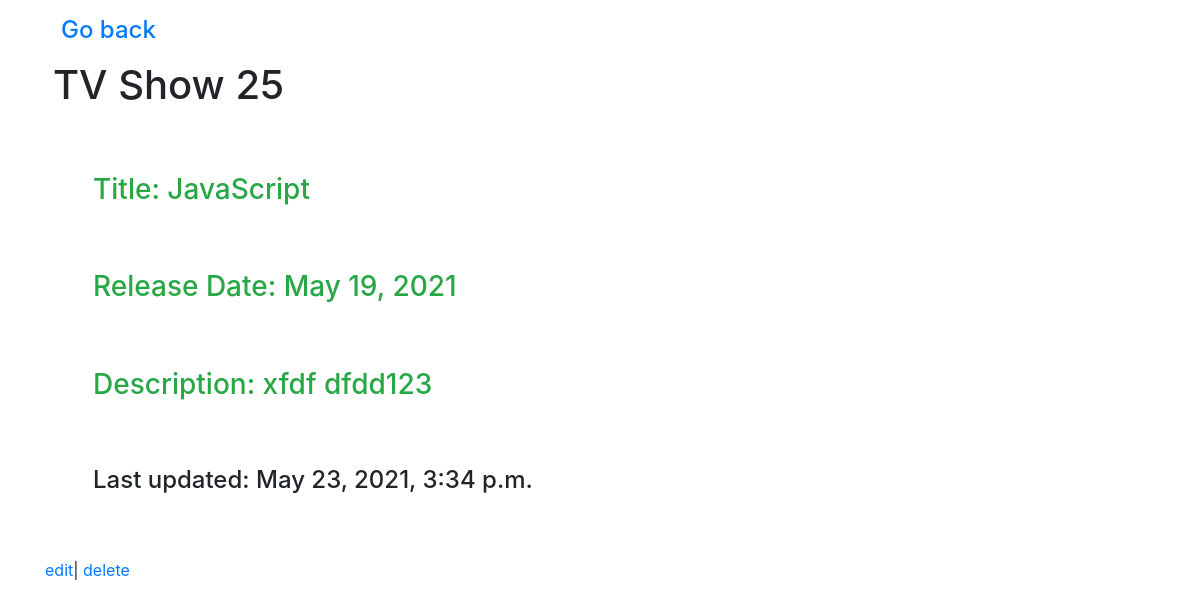
/shows/25, run on the app's committed database.
### TV_show_app/models.py (models this page shows, shortened)
class Show(models.Model):
    title = models.CharField(max_length=255)
    network = models.CharField(max_length=255)
    release_date = models.DateField()
    description = models.TextField()
    created_at = models.DateTimeField(auto_now_add=True)
    updated_at = models.DateTimeField(auto_now=True)

### TV_show_app/views.py (the view)
# urls.py: path('<int:show_id>', views.show),
def show(request, show_id):
    show_to_display = Show.objects.get(id=show_id)
    context = {
        'show': show_to_display
    }
    return render(request, 'show.html', context)

### TV_show_app/templates/show.html (shortened to what this page needs)
<!DOCTYPE html>
<html lang="en">
<head>
    <link rel="stylesheet" href="https://cdn.jsdelivr.net/npm/bootstrap@4.6.0/dist/css/bootstrap.min.css"> {% load static %}
    <link rel="stylesheet" href="{% static 'css/style.css' %}">
</head>
<body>
    <div class="container">
        <div class="md-form m-3 ">
            <h4><a href="/shows">Go back</a></h4>
        </div>
        <div class="md-form m-2 ">
            <label for="form1"><h1>TV Show {{show.id }}</h1></label>
        </div>
        <div class="md-form m-5 text-success">
            <label for="form1"><h3>Title: {{show.title }}</h3></label>
        </div>
        <div class="md-form m-5 text-success">
            <label for="form1"><h3>Release Date: {{show.release_date }}</h3></label>
        </div>
        <div class="md-form m-5 text-success">
            <label for="form1"><h3>Description: {{show.description }}</h3></label>
        </div>
        <div class="md-form m-5">
            <label for="form1"><h4>Last updated: {{show.updated_at}}</h4></label>
        </div>
        <a href="/shows/{{ show.id }}/edit">edit</a>|
        <a href="/shows/delete/{{ show.id }}">delete</a>
    </div>
</body>
</html>

### data on the page
Show: id "25", title "JavaScript", release_date "May 19, 2021", description "xfdf dfdd123", updated_at "May 23, 2021, 3:34 p.m."
